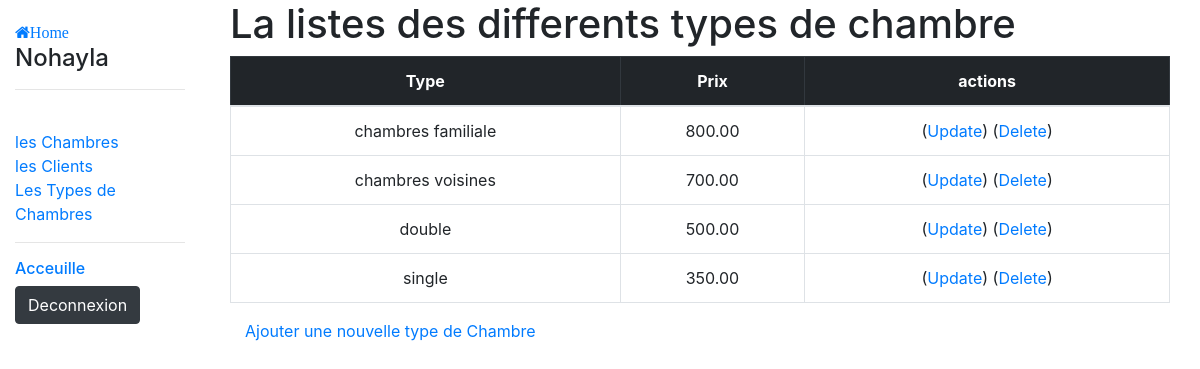
Screenshot of /GestionHotel/chambertypes (signed in) with the database file from the repository.
### GestionHotel/models.py (models this page shows, shortened)
class Employee(AbstractUser):
    first_name = models.CharField(max_length=100)
    last_name = models.CharField(max_length=100)
    phone_number = PhoneField(blank=True, help_text='numero de telephone')
    email_employee = models.EmailField(blank=True, null=True)

class ChamberType(models.Model):
    type_name = models.CharField(max_length=60)
    type_price = models.DecimalField(max_digits=6, decimal_places=2)
    class Meta:
        ordering = ['type_name']

### GestionHotel/views.py (the view)
# urls.py: path('chambertypes', views.ChamberTypesListView.as_view(), name= 'all-chambertypes'),
class ChamberTypesListView(LoginRequiredMixin, generic.ListView):
    model = ChamberType

### GestionHotel/templates/GestionHotel/chambertype_list.html (shortened to what this page needs)
{% extends "base_generic.html" %}
    {% block content %}
    <div class="container">
    <h1>La listes des differents types de chambre </h1>
          <table border="2" class="table text-center table-hover table-bordered caption-top">
            <thead class="table-dark">
              <tr>
                <th> Type </th>
                <th> Prix </th>
                <th colspan="2"> actions     </th>
              </tr>
            </thead>
            <tbody>
              {% for chambertype in chambertype_list %}
              <tr>
                <td>{{chambertype.type_name}}</td>
                <td>{{chambertype.type_price}}</td>
                <td colspan="2">(<a href=" {% url 'GestionHotel:chambertype-update' chambertype.id %} ">Update</a>)   (<a href=" {% url 'GestionHotel:chambertype-delete' chambertype.id %} ">Delete</a>)</td>
              </tr>
              {% endfor %}
            </tbody>
          </table>
          <div class="container">
            <p> <a href="{% url 'GestionHotel:chambertype-creation' %}"> Ajouter une nouvelle type de Chambre </a></p>
          </div>
{% endblock content %}

### GestionHotel/templates/base_generic.html (shortened to what this page needs)
<!DOCTYPE html>
<html lang="fr">
<head>
  <link rel="stylesheet" href="https://stackpath.bootstrapcdn.com/bootstrap/4.1.3/css/bootstrap.min.css">
  <link rel="stylesheet" href="https://cdnjs.cloudflare.com/ajax/libs/font-awesome/4.7.0/css/font-awesome.min.css">
  {% load static %}
  <link rel="stylesheet" href="{% static 'css/styles.css' %}">
</head>
<body>
  <div class="container-fluid">
    <div class="row">
      <div class="col-sm-2">
          {% block sidebar %}
           <ul class="sidebar-nav">
               <li><a href="{% url 'GestionHotel:home' %}"><i class="fa fa-home">Home</i></a></li>
               <h4>{{ user.username }}</h4>
               <hr><br>
               <li><a href="{% url 'GestionHotel:all-chambers' %}">les Chambres</a></li>
               <li><a href="{% url 'GestionHotel:all-clients' %}">les Clients</a></li>
               <li><a href="{% url 'GestionHotel:all-chambertypes' %}">Les Types de Chambres </a></li>
           </ul>
           <strong> <hr> </strong>
           <h6> <a href="{% url 'GestionHotel:index' %}">Acceuille</a> </h6>
           <h6> <strong> <a  class="btn btn-dark" href="{% url 'logout' %}"> Deconnexion</a> </strong> </h6>
          {% endblock %}
      </div>
         <div class="col-sm-10 ">
             {% block content %}
             {% endblock %}
         </div>
    </div>
  </div>
</body>
</html>

### GestionHotel/static/css/styles.css (style rules this page uses)
.sidebar-nav { margin-top: 20px; padding: 0; list-style: none; }

### rows the page displays
Employee: username "Nohayla"
ChamberType: type_name "chambres familiale", type_price "800.00"
ChamberType: type_name "chambres voisines", type_price "700.00"
ChamberType: type_name "double", type_price "500.00"
ChamberType: type_name "single", type_price "350.00"
